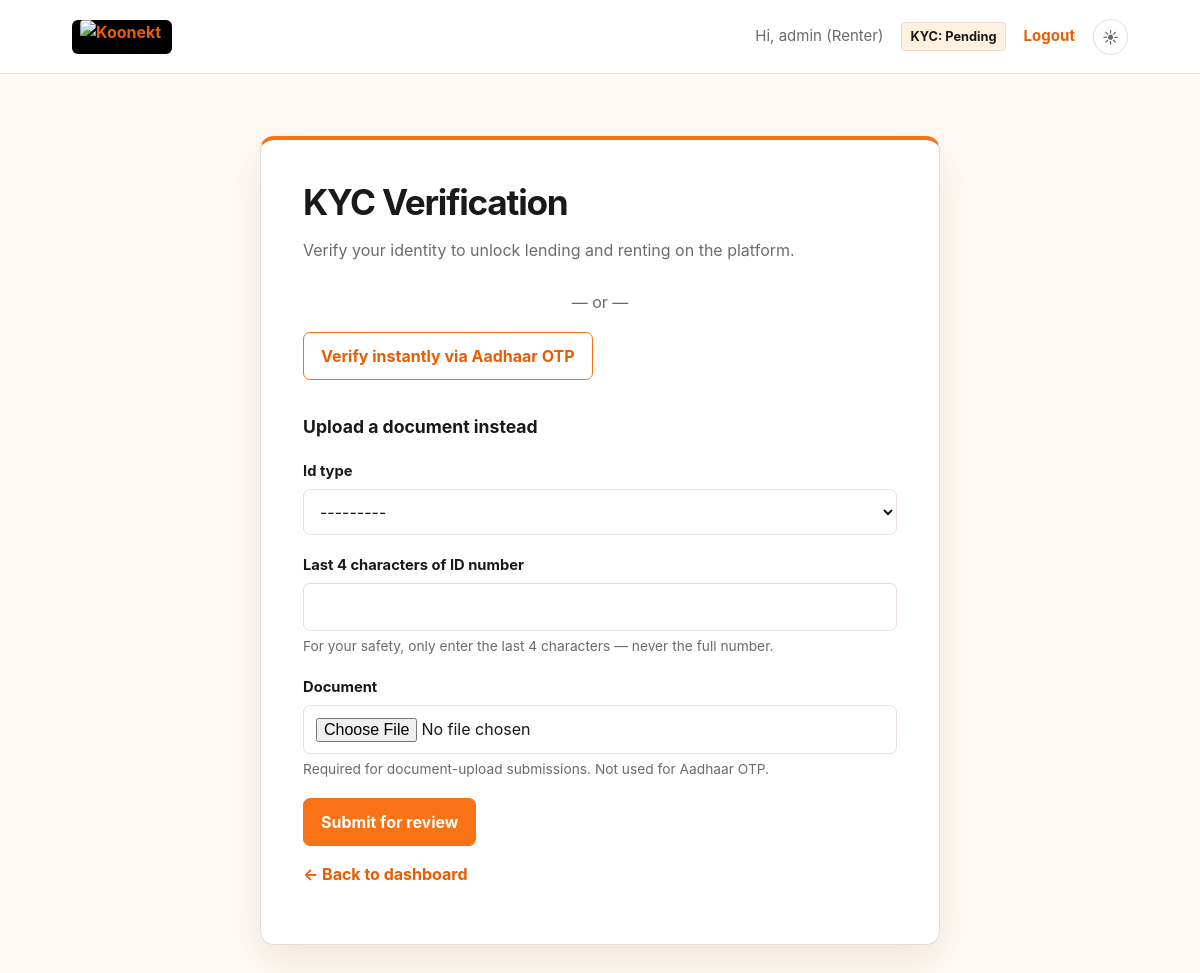
Page /accounts/kyc/ (signed in) on the committed database.
### accounts/models.py (models this page shows, shortened)
class User(AbstractUser):
    class Role(models.TextChoices):
        RENTER = "RENTER", "Renter"
        LENDER = "LENDER", "Lender"
    class KYCStatus(models.TextChoices):
        PENDING = "PENDING", "Pending"
        VERIFIED = "VERIFIED", "Verified"
        REJECTED = "REJECTED", "Rejected"
    role = models.CharField(
        max_length=10,
        choices=Role.choices,
        default=Role.RENTER,
    )
    phone = models.CharField(max_length=15, blank=True)
    kyc_status = models.CharField(
        max_length=10,
        choices=KYCStatus.choices,
        default=KYCStatus.PENDING,
    )
    created_at = models.DateTimeField(auto_now_add=True)

### accounts/views.py (the view)
# urls.py: path("kyc/", views.kyc_submit, name="kyc_submit"),
@login_required
def kyc_submit(request):
    latest = request.user.kyc_submissions.first()
    under_review = latest is not None and latest.status == KYCSubmission.Status.PENDING
    can_submit = request.user.kyc_status != User.KYCStatus.VERIFIED and not under_review
    if request.method == "POST":
        if not can_submit:
            return redirect("accounts:kyc_submit")
        form = KYCSubmissionForm(request.POST, request.FILES)
        if form.is_valid():
            submission = form.save(commit=False)
            submission.user = request.user
            submission.save()
            request.user.kyc_status = User.KYCStatus.PENDING
            request.user.save(update_fields=["kyc_status"])
            messages.success(request, "KYC documents submitted. We'll review them shortly.")
            return redirect("accounts:dashboard")
    else:
        form = KYCSubmissionForm() if can_submit else None
    return render(
        request,
        "accounts/kyc.html",
        {"form": form, "latest": latest, "can_submit": can_submit, "under_review": under_review},
    )

### accounts/forms.py (shortened to what this page needs)
class KYCSubmissionForm(forms.ModelForm):
    id_last4 = forms.CharField(
        max_length=4,
        min_length=4,
        label="Last 4 characters of ID number",
        help_text="For your safety, only enter the last 4 characters — never the full number.",
    )
    class Meta:
        model = KYCSubmission
        fields = ["id_type", "id_last4", "document"]

### templates/accounts/kyc.html (shortened to what this page needs)
{% extends "base.html" %}
{% block content %}
<div class="form-card">
  <h1>KYC Verification</h1>
  {% if user.kyc_status == "VERIFIED" %}
  <p class="status status-verified">Your account is verified.</p>
  {% if latest %}
  <p>Verified on {{ latest.reviewed_at|date:"d M Y" }}.</p>
  {% endif %}
  {% elif under_review %}
  <p class="status status-pending">Your documents are under review.</p>
  <p>Submitted on {{ latest.submitted_at|date:"d M Y" }}. This usually takes 1–2 business days.</p>
  {% else %}
  {% if latest and latest.status == "REJECTED" %}
  <p class="status status-rejected">Your last submission was rejected.</p>
  {% if latest.rejection_reason %}
  <p>Reason: {{ latest.rejection_reason }}</p>
  {% endif %}
  <p>Please review the details below and resubmit.</p>
  {% else %}
  <p>Verify your identity to unlock lending and renting on the platform.</p>
  {% endif %}
  <p class="or-divider">— or —</p>
  <a href="{% url 'accounts:aadhaar_otp_request' %}" class="secondary-button">Verify instantly via Aadhaar OTP</a>
  <h2 class="section-heading">Upload a document instead</h2>
  <form method="post" enctype="multipart/form-data" novalidate>
    {% for field in form %}
    <div class="field">
      <label for="{{ field.id_for_label }}">{{ field.label }}</label>
      {{ field }}
      {% if field.help_text %}
      <div class="field-help">{{ field.help_text }}</div>
      {% endif %}
    </div>
    {% endfor %}
    <button type="submit">Submit for review</button>
  </form>
  {% endif %}
  <p><a href="{% url 'accounts:dashboard' %}">← Back to dashboard</a></p>
</div>
{% endblock %}

### templates/base.html (shortened to what this page needs)
{% load static %}
<!DOCTYPE html>
<html lang="en">
<head>
  <link rel="stylesheet" href="{% static 'css/style.css' %}">
</head>
<body>
  <header class="navbar">
    <a href="{% url 'accounts:dashboard' %}" class="brand" aria-label="Koonekt home">
      <img src="{% static 'images/koonekt-logo.jpg' %}" alt="Koonekt" style="max-height: 40px; border-radius: 4px;">
    </a>
    <nav>
      {% if user.is_authenticated %}
      <span>Hi, {{ user.username }} ({{ user.role|title }})</span>
      <a href="{% url 'accounts:kyc_submit' %}"
        class="{% if user.kyc_status == 'VERIFIED' %}status-verified{% else %}status-pending{% endif %}"
        style="padding: 4px 8px; font-size: 0.8rem; border-radius: 4px; border: 1px solid var(--border);">
        KYC: {{ user.get_kyc_status_display }}
      </a>
      <a href="{% url 'accounts:logout' %}">Logout</a>
      {% else %}
      <a href="{% url 'accounts:login' %}">Login</a>
      <a href="{% url 'accounts:register' %}">Register</a>
      {% endif %}
      <button class="theme-toggle" type="button" aria-label="Toggle color theme" title="Toggle color theme">
        <span class="theme-toggle__sun" aria-hidden="true">☀</span>
      </button>
    </nav>
  </header>
  <main class="container">
    {% block content %}{% endblock %}
  </main>
</body>
</html>

### static/css/style.css (style rules this page uses)
:root { color-scheme: light; --orange: #f97316; --orange-deep: #e85d04; --orange-soft: #fff0df; --page: #fffaf5; --surface: #ffffff; --text: #1a1a1a; --muted: #6b6b6b; --border: #e7ddd5; --shadow: 0 16px 40px rgba(86, 48, 14, .10); }
* { box-sizing: border-box; }
body { margin: 0; min-height: 100vh; background: var(--page); color: var(--text); font-family: Inter, ui-sans-serif, system-ui, -apple-system, BlinkMacSystemFont, "Segoe UI", sans-serif; line-height: 1.5; transition: background-color .2s, color .2s; }
.navbar { min-height: 74px; padding: 10px clamp(20px, 6vw, 88px); display: flex; align-items: center; justify-content: space-between; gap: 24px; background: var(--surface); border-bottom: 1px solid var(--border); }
.brand { display: inline-flex; align-items: center; width: 100px; height: 34px; overflow: hidden; border-radius: 6px; background: #000; padding: 0 8px; }
.brand img { width: 100%; height: 100%; object-fit: contain; object-position: left center; }
nav { display: flex; align-items: center; gap: 18px; font-size: .94rem; }
nav span { color: var(--muted); }
a { color: var(--orange-deep); font-weight: 650; text-decoration: none; }
.theme-toggle { border: 1px solid var(--border); border-radius: 999px; padding: 5px 8px; display: inline-flex; gap: 5px; color: var(--text); background: transparent; cursor: pointer; font-size: 1rem; }
.container { width: min(100% - 40px, 680px); margin: 62px auto; }
.form-card { padding: clamp(25px, 5vw, 42px); background: var(--surface); border: 1px solid var(--border); border-top: 4px solid var(--orange); border-radius: 14px; box-shadow: var(--shadow); }
h1 { margin: 0 0 10px; font-size: clamp(1.65rem, 4vw, 2.2rem); line-height: 1.15; letter-spacing: -.035em; }
h2 { color: var(--text); }
p { color: var(--muted); }
.field { margin: 19px 0; }
label { display: block; margin-bottom: 7px; font-size: .92rem; font-weight: 700; color: var(--text); }
input, select, textarea { width: 100%; padding: 11px 12px; color: var(--text); background: var(--surface); border: 1px solid var(--border); border-radius: 7px; font: inherit; }
button, .secondary-button { padding: 11px 17px; border-radius: 7px; border: 1px solid var(--orange); background: var(--orange); color: #fff; font: inherit; font-weight: 750; cursor: pointer; }
.secondary-button { display: inline-block; background: transparent; color: var(--orange-deep); }
.field-help { margin-top: 5px; color: var(--muted); font-size: .86rem; }
.status-pending { background: var(--orange-soft); color: var(--text); }
.or-divider { margin: 28px 0 18px; text-align: center; }
.section-heading { margin-top: 34px; font-size: 1.1rem; }

### rows in the picture
User: username "admin", role "Renter", kyc_status "Pending"

### other values in the picture
{{ field.label }} "Id type" "Last 4 characters of ID number" "Document"
{{ field.help_text }} "For your safety, only enter the last 4 characters — never the full number." "Required for document-upload submissions. Not used for Aadhaar OTP."
